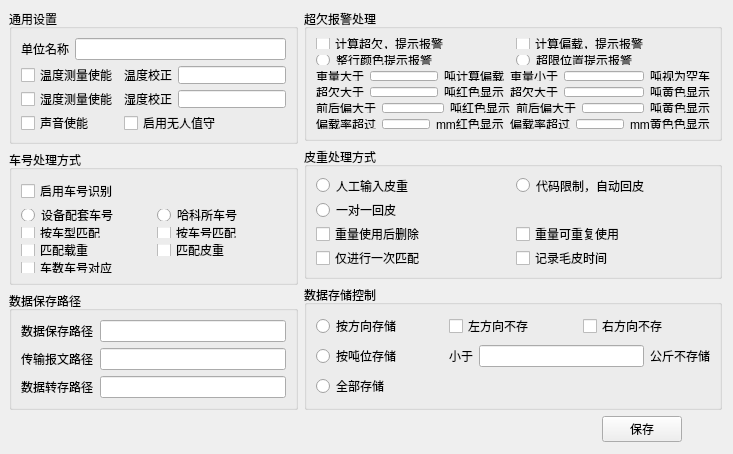
<?xml version="1.0" encoding="UTF-8"?>
<ui version="4.0">
 <class>SystemOperationWidget</class>
 <widget class="QWidget" name="SystemOperationWidget">
  <property name="windowModality">
   <enum>Qt::NonModal</enum>
  </property>
  <property name="geometry">
   <rect>
    <x>0</x>
    <y>0</y>
    <width>733</width>
    <height>454</height>
   </rect>
  </property>
  <property name="windowTitle">
   <string>系统使用设置</string>
  </property>
  <widget class="QWidget" name="layoutWidget">
   <property name="geometry">
    <rect>
     <x>0</x>
     <y>0</y>
     <width>731</width>
     <height>451</height>
    </rect>
   </property>
   <layout class="QFormLayout" name="formLayout">
    <property name="sizeConstraint">
     <enum>QLayout::SetDefaultConstraint</enum>
    </property>
    <item row="0" column="0">
     <layout class="QVBoxLayout" name="verticalLayout_9">
      <item>
       <widget class="QGroupBox" name="groupBox">
        <property name="title">
         <string>通用设置</string>
        </property>
        <layout class="QVBoxLayout" name="verticalLayout_3">
         <item>
          <layout class="QVBoxLayout" name="verticalLayout">
           <item>
            <layout class="QHBoxLayout" name="horizontalLayout">
             <item>
              <widget class="QLabel" name="label">
               <property name="text">
                <string>单位名称</string>
               </property>
              </widget>
             </item>
             <item>
              <widget class="QLineEdit" name="corpName"/>
             </item>
            </layout>
           </item>
           <item>
            <layout class="QGridLayout" name="gridLayout">
             <item row="0" column="0">
              <widget class="QCheckBox" name="tempEnable">
               <property name="text">
                <string>温度测量使能</string>
               </property>
              </widget>
             </item>
             <item row="0" column="1">
              <layout class="QHBoxLayout" name="horizontalLayout_2">
               <item>
                <widget class="QLabel" name="label_2">
                 <property name="text">
                  <string>温度校正</string>
                 </property>
                </widget>
               </item>
               <item>
                <widget class="QLineEdit" name="tempComp"/>
               </item>
              </layout>
             </item>
             <item row="1" column="0">
              <widget class="QCheckBox" name="humiEnable">
               <property name="text">
                <string>湿度测量使能</string>
               </property>
              </widget>
             </item>
             <item row="1" column="1">
              <layout class="QHBoxLayout" name="horizontalLayout_3">
               <item>
                <widget class="QLabel" name="label_3">
                 <property name="text">
                  <string>湿度校正</string>
                 </property>
                </widget>
               </item>
               <item>
                <widget class="QLineEdit" name="humiComp"/>
               </item>
              </layout>
             </item>
             <item row="2" column="0">
              <widget class="QCheckBox" name="soundEnable">
               <property name="text">
                <string>声音使能</string>
               </property>
              </widget>
             </item>
             <item row="2" column="1">
              <widget class="QCheckBox" name="autoEnable">
               <property name="text">
                <string>启用无人值守</string>
               </property>
              </widget>
             </item>
            </layout>
           </item>
          </layout>
         </item>
        </layout>
       </widget>
      </item>
      <item>
       <widget class="QGroupBox" name="groupBox_2">
        <property name="title">
         <string>车号处理方式</string>
        </property>
        <layout class="QVBoxLayout" name="verticalLayout_4">
         <item>
          <layout class="QVBoxLayout" name="verticalLayout_2">
           <item>
            <widget class="QCheckBox" name="tnEnable">
             <property name="text">
              <string>启用车号识别</string>
             </property>
            </widget>
           </item>
           <item>
            <layout class="QGridLayout" name="gridLayout_2">
             <item row="0" column="0">
              <widget class="QRadioButton" name="selfTn">
               <property name="text">
                <string>设备配套车号</string>
               </property>
              </widget>
             </item>
             <item row="0" column="1">
              <widget class="QRadioButton" name="hksTn">
               <property name="text">
                <string>哈科所车号</string>
               </property>
              </widget>
             </item>
             <item row="1" column="0">
              <widget class="QCheckBox" name="trianTypeMatch">
               <property name="text">
                <string>按车型匹配</string>
               </property>
              </widget>
             </item>
             <item row="1" column="1">
              <widget class="QCheckBox" name="tnMatch">
               <property name="text">
                <string>按车号匹配</string>
               </property>
              </widget>
             </item>
             <item row="2" column="0">
              <widget class="QCheckBox" name="weightMatch">
               <property name="text">
                <string>匹配载重</string>
               </property>
              </widget>
             </item>
             <item row="2" column="1">
              <widget class="QCheckBox" name="tareMatch">
               <property name="text">
                <string>匹配皮重</string>
               </property>
              </widget>
             </item>
             <item row="3" column="0">
              <widget class="QCheckBox" name="tctnMatch">
               <property name="text">
                <string>车数车号对应</string>
               </property>
              </widget>
             </item>
            </layout>
           </item>
          </layout>
         </item>
        </layout>
       </widget>
      </item>
      <item>
       <widget class="QGroupBox" name="groupBox_6">
        <property name="title">
         <string>数据保存路径</string>
        </property>
        <layout class="QVBoxLayout" name="verticalLayout_5">
         <item>
          <layout class="QGridLayout" name="gridLayout_6">
           <item row="0" column="0">
            <layout class="QHBoxLayout" name="horizontalLayout_14">
             <item>
              <widget class="QLabel" name="label_20">
               <property name="text">
                <string>数据保存路径</string>
               </property>
              </widget>
             </item>
             <item>
              <widget class="QLineEdit" name="lineEdit_9"/>
             </item>
            </layout>
           </item>
           <item row="1" column="0">
            <layout class="QHBoxLayout" name="horizontalLayout_15">
             <item>
              <widget class="QLabel" name="label_21">
               <property name="text">
                <string>传输报文路径</string>
               </property>
              </widget>
             </item>
             <item>
              <widget class="QLineEdit" name="lineEdit_10"/>
             </item>
            </layout>
           </item>
           <item row="2" column="0">
            <layout class="QHBoxLayout" name="horizontalLayout_17">
             <item>
              <widget class="QLabel" name="label_24">
               <property name="text">
                <string>数据转存路径</string>
               </property>
              </widget>
             </item>
             <item>
              <widget class="QLineEdit" name="lineEdit_12"/>
             </item>
            </layout>
           </item>
          </layout>
         </item>
        </layout>
       </widget>
      </item>
     </layout>
    </item>
    <item row="0" column="1">
     <layout class="QVBoxLayout" name="verticalLayout_10">
      <item>
       <widget class="QGroupBox" name="groupBox_4">
        <property name="title">
         <string>超欠报警处理</string>
        </property>
        <layout class="QVBoxLayout" name="verticalLayout_6">
         <item>
          <layout class="QGridLayout" name="gridLayout_4">
           <property name="sizeConstraint">
            <enum>QLayout::SetDefaultConstraint</enum>
           </property>
           <item row="0" column="0" colspan="3">
            <layout class="QHBoxLayout" name="horizontalLayout_13">
             <item>
              <widget class="QCheckBox" name="checkBox_5">
               <property name="sizePolicy">
                <sizepolicy hsizetype="Minimum" vsizetype="Fixed">
                 <horstretch>0</horstretch>
                 <verstretch>0</verstretch>
                </sizepolicy>
               </property>
               <property name="text">
                <string>计算超欠，提示报警</string>
               </property>
              </widget>
             </item>
             <item>
              <widget class="QCheckBox" name="checkBox_6">
               <property name="sizePolicy">
                <sizepolicy hsizetype="Minimum" vsizetype="Fixed">
                 <horstretch>0</horstretch>
                 <verstretch>0</verstretch>
                </sizepolicy>
               </property>
               <property name="text">
                <string>计算偏载，提示报警</string>
               </property>
              </widget>
             </item>
            </layout>
           </item>
           <item row="1" column="0" colspan="3">
            <layout class="QHBoxLayout" name="horizontalLayout_12">
             <item>
              <widget class="QRadioButton" name="radioButton_4">
               <property name="sizePolicy">
                <sizepolicy hsizetype="Minimum" vsizetype="Fixed">
                 <horstretch>0</horstretch>
                 <verstretch>0</verstretch>
                </sizepolicy>
               </property>
               <property name="text">
                <string>整行颜色提示报警</string>
               </property>
              </widget>
             </item>
             <item>
              <widget class="QRadioButton" name="radioButton_5">
               <property name="sizePolicy">
                <sizepolicy hsizetype="Minimum" vsizetype="Fixed">
                 <horstretch>0</horstretch>
                 <verstretch>0</verstretch>
                </sizepolicy>
               </property>
               <property name="text">
                <string>超限位置提示报警</string>
               </property>
              </widget>
             </item>
            </layout>
           </item>
           <item row="2" column="0">
            <layout class="QHBoxLayout" name="horizontalLayout_4">
             <item>
              <widget class="QLabel" name="label_4">
               <property name="text">
                <string>重量大于</string>
               </property>
              </widget>
             </item>
             <item>
              <widget class="QLineEdit" name="lineEdit"/>
             </item>
             <item>
              <widget class="QLabel" name="label_5">
               <property name="text">
                <string>吨计算偏载</string>
               </property>
              </widget>
             </item>
            </layout>
           </item>
           <item row="2" column="1" colspan="2">
            <layout class="QHBoxLayout" name="horizontalLayout_7">
             <item>
              <widget class="QLabel" name="label_11">
               <property name="text">
                <string>重量小于</string>
               </property>
              </widget>
             </item>
             <item>
              <widget class="QLineEdit" name="lineEdit_4">
               <property name="text">
                <string/>
               </property>
              </widget>
             </item>
             <item>
              <widget class="QLabel" name="label_10">
               <property name="text">
                <string>吨视为空车</string>
               </property>
              </widget>
             </item>
            </layout>
           </item>
           <item row="3" column="0">
            <layout class="QHBoxLayout" name="horizontalLayout_5">
             <item>
              <widget class="QLabel" name="label_7">
               <property name="text">
                <string>超欠大于</string>
               </property>
              </widget>
             </item>
             <item>
              <widget class="QLineEdit" name="lineEdit_2">
               <property name="text">
                <string/>
               </property>
              </widget>
             </item>
             <item>
              <widget class="QLabel" name="label_6">
               <property name="text">
                <string>吨红色显示</string>
               </property>
              </widget>
             </item>
            </layout>
           </item>
           <item row="3" column="1" colspan="2">
            <layout class="QHBoxLayout" name="horizontalLayout_6">
             <item>
              <widget class="QLabel" name="label_9">
               <property name="text">
                <string>超欠大于</string>
               </property>
              </widget>
             </item>
             <item>
              <widget class="QLineEdit" name="lineEdit_3">
               <property name="text">
                <string/>
               </property>
              </widget>
             </item>
             <item>
              <widget class="QLabel" name="label_8">
               <property name="text">
                <string>吨黄色显示</string>
               </property>
              </widget>
             </item>
            </layout>
           </item>
           <item row="4" column="0" colspan="2">
            <layout class="QHBoxLayout" name="horizontalLayout_8">
             <item>
              <widget class="QLabel" name="label_13">
               <property name="text">
                <string>前后偏大于</string>
               </property>
              </widget>
             </item>
             <item>
              <widget class="QLineEdit" name="lineEdit_5">
               <property name="text">
                <string/>
               </property>
              </widget>
             </item>
             <item>
              <widget class="QLabel" name="label_12">
               <property name="text">
                <string>吨红色显示</string>
               </property>
              </widget>
             </item>
            </layout>
           </item>
           <item row="4" column="2">
            <layout class="QHBoxLayout" name="horizontalLayout_9">
             <item>
              <widget class="QLabel" name="label_15">
               <property name="text">
                <string>前后偏大于</string>
               </property>
              </widget>
             </item>
             <item>
              <widget class="QLineEdit" name="lineEdit_6">
               <property name="text">
                <string/>
               </property>
              </widget>
             </item>
             <item>
              <widget class="QLabel" name="label_14">
               <property name="text">
                <string>吨黄色显示</string>
               </property>
              </widget>
             </item>
            </layout>
           </item>
           <item row="5" column="0">
            <layout class="QHBoxLayout" name="horizontalLayout_10">
             <item>
              <widget class="QLabel" name="label_17">
               <property name="text">
                <string>偏载率超过</string>
               </property>
              </widget>
             </item>
             <item>
              <widget class="QLineEdit" name="lineEdit_7">
               <property name="text">
                <string/>
               </property>
              </widget>
             </item>
             <item>
              <widget class="QLabel" name="label_16">
               <property name="text">
                <string>mm红色显示</string>
               </property>
              </widget>
             </item>
            </layout>
           </item>
           <item row="5" column="1" colspan="2">
            <layout class="QHBoxLayout" name="horizontalLayout_11">
             <item>
              <widget class="QLabel" name="label_19">
               <property name="text">
                <string>偏载率超过</string>
               </property>
              </widget>
             </item>
             <item>
              <widget class="QLineEdit" name="lineEdit_8">
               <property name="text">
                <string/>
               </property>
              </widget>
             </item>
             <item>
              <widget class="QLabel" name="label_18">
               <property name="text">
                <string>mm黄色色显示</string>
               </property>
              </widget>
             </item>
            </layout>
           </item>
          </layout>
         </item>
        </layout>
       </widget>
      </item>
      <item>
       <widget class="QGroupBox" name="groupBox_3">
        <property name="title">
         <string>皮重处理方式</string>
        </property>
        <layout class="QVBoxLayout" name="verticalLayout_7">
         <item>
          <layout class="QGridLayout" name="gridLayout_3">
           <item row="0" column="0">
            <widget class="QRadioButton" name="radioButton">
             <property name="text">
              <string>人工输入皮重</string>
             </property>
            </widget>
           </item>
           <item row="0" column="1">
            <widget class="QRadioButton" name="radioButton_2">
             <property name="text">
              <string>代码限制，自动回皮</string>
             </property>
            </widget>
           </item>
           <item row="1" column="0" colspan="2">
            <widget class="QRadioButton" name="radioButton_3">
             <property name="text">
              <string>一对一回皮</string>
             </property>
            </widget>
           </item>
           <item row="2" column="0">
            <widget class="QCheckBox" name="checkBox">
             <property name="text">
              <string>重量使用后删除</string>
             </property>
            </widget>
           </item>
           <item row="2" column="1">
            <widget class="QCheckBox" name="checkBox_4">
             <property name="text">
              <string>重量可重复使用</string>
             </property>
            </widget>
           </item>
           <item row="3" column="0">
            <widget class="QCheckBox" name="checkBox_3">
             <property name="text">
              <string>仅进行一次匹配</string>
             </property>
            </widget>
           </item>
           <item row="3" column="1">
            <widget class="QCheckBox" name="checkBox_2">
             <property name="text">
              <string>记录毛皮时间</string>
             </property>
            </widget>
           </item>
          </layout>
         </item>
        </layout>
       </widget>
      </item>
      <item>
       <widget class="QGroupBox" name="groupBox_5">
        <property name="title">
         <string>数据存储控制</string>
        </property>
        <layout class="QVBoxLayout" name="verticalLayout_8">
         <item>
          <layout class="QGridLayout" name="gridLayout_5">
           <item row="0" column="0">
            <widget class="QRadioButton" name="radioButton_6">
             <property name="text">
              <string>按方向存储</string>
             </property>
            </widget>
           </item>
           <item row="0" column="1">
            <widget class="QCheckBox" name="checkBox_7">
             <property name="text">
              <string>左方向不存</string>
             </property>
            </widget>
           </item>
           <item row="0" column="2">
            <widget class="QCheckBox" name="checkBox_8">
             <property name="text">
              <string>右方向不存</string>
             </property>
            </widget>
           </item>
           <item row="1" column="0">
            <widget class="QRadioButton" name="radioButton_7">
             <property name="text">
              <string>按吨位存储</string>
             </property>
            </widget>
           </item>
           <item row="1" column="1" colspan="2">
            <layout class="QHBoxLayout" name="horizontalLayout_16">
             <item>
              <widget class="QLabel" name="label_22">
               <property name="text">
                <string>小于</string>
               </property>
              </widget>
             </item>
             <item>
              <widget class="QLineEdit" name="lineEdit_11"/>
             </item>
             <item>
              <widget class="QLabel" name="label_23">
               <property name="text">
                <string>公斤不存储</string>
               </property>
              </widget>
             </item>
            </layout>
           </item>
           <item row="2" column="0">
            <widget class="QRadioButton" name="radioButton_8">
             <property name="text">
              <string>全部存储</string>
             </property>
            </widget>
           </item>
          </layout>
         </item>
        </layout>
       </widget>
      </item>
     </layout>
    </item>
    <item row="1" column="1">
     <layout class="QHBoxLayout" name="horizontalLayout_18">
      <item>
       <spacer name="horizontalSpacer_2">
        <property name="orientation">
         <enum>Qt::Horizontal</enum>
        </property>
        <property name="sizeType">
         <enum>QSizePolicy::Expanding</enum>
        </property>
        <property name="sizeHint" stdset="0">
         <size>
          <width>40</width>
          <height>20</height>
         </size>
        </property>
       </spacer>
      </item>
      <item>
       <widget class="QPushButton" name="saveBtn">
        <property name="text">
         <string>保存</string>
        </property>
       </widget>
      </item>
      <item>
       <spacer name="horizontalSpacer">
        <property name="orientation">
         <enum>Qt::Horizontal</enum>
        </property>
        <property name="sizeType">
         <enum>QSizePolicy::Minimum</enum>
        </property>
        <property name="sizeHint" stdset="0">
         <size>
          <width>40</width>
          <height>20</height>
         </size>
        </property>
       </spacer>
      </item>
     </layout>
    </item>
   </layout>
  </widget>
 </widget>
 <layoutdefault spacing="6" margin="9"/>
 <resources/>
 <connections/>
 <designerdata>
  <property name="gridDeltaX">
   <number>10</number>
  </property>
  <property name="gridDeltaY">
   <number>10</number>
  </property>
  <property name="gridSnapX">
   <bool>true</bool>
  </property>
  <property name="gridSnapY">
   <bool>true</bool>
  </property>
  <property name="gridVisible">
   <bool>true</bool>
  </property>
 </designerdata>
</ui>
